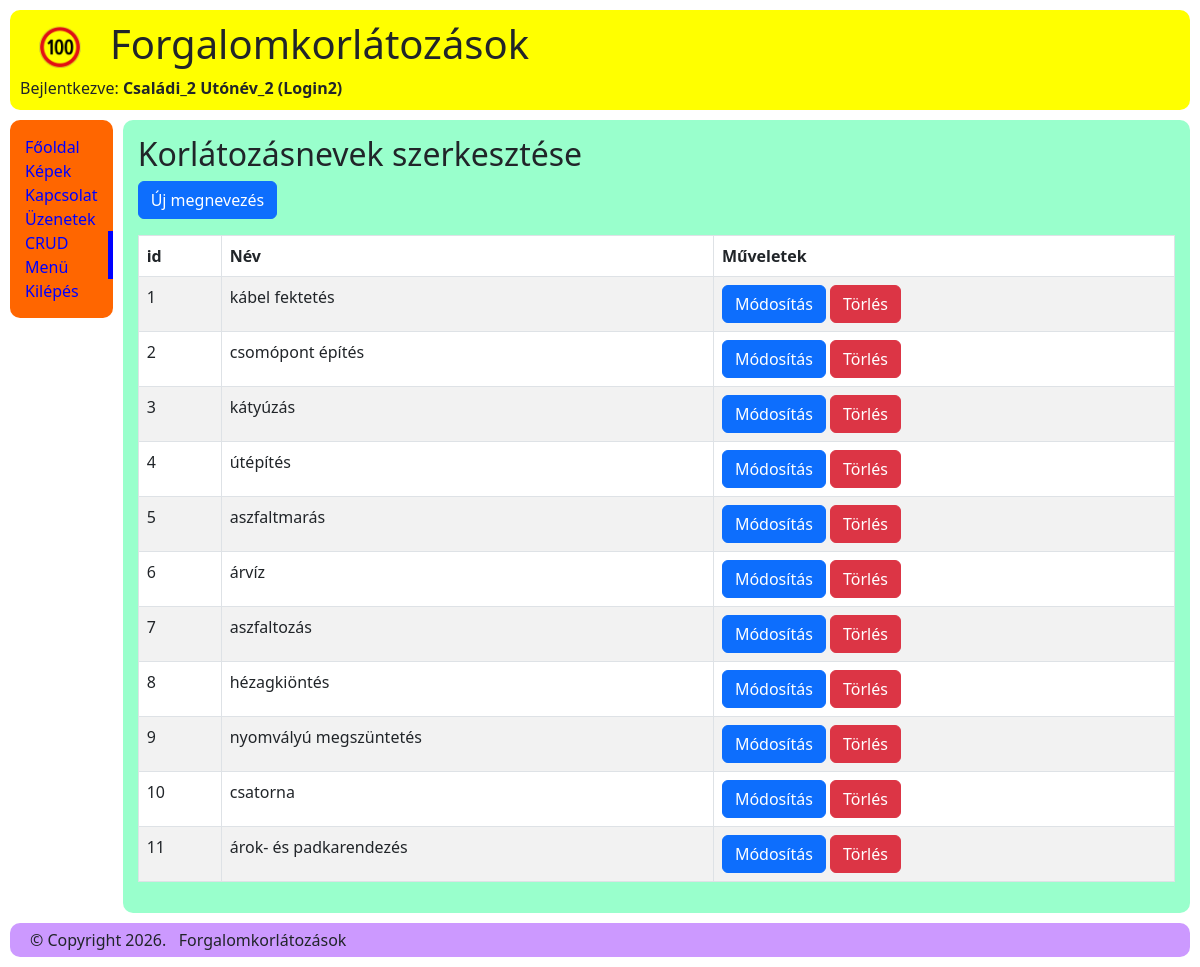
Screenshot of /crud_main (signed in) with the database file from the repository.
### tables this page shows
CREATE TABLE megnevezes (
                            id INT AUTO_INCREMENT PRIMARY KEY,
                            nev VARCHAR(50) NOT NULL
);

### index.php (called while the page is built, shortened)
<?php
	include('./templates/index.tpl.php');
?>

### logicals/crud_main.php (called while the page is built)
<?php
include_once __DIR__ . '/../includes/db_connect.php';
$stmt = $connect->prepare('SELECT * FROM megnevezes Order by id');
$stmt->execute();
$lista = $stmt->fetchAll(PDO::FETCH_ASSOC);
?>

### templates/pages/crud_main.tpl.php (the view, shortened to what this page needs)
<h2>Korlátozásnevek szerkesztése</h2>
<a href="uj_megnevezes" class="btn btn-primary mb-3">Új megnevezés</a>
<table class="table table-bordered table-striped table-hover bg-white">
    <thead>
    <tr>
        <th>id</th>
        <th>Név</th>
        <th>Műveletek</th>
    </tr>
    </thead>
    <tbody>
    <?php foreach($lista as $data): ?>
        <tr>
            <td><?php echo $data['id']; ?></td>
            <td><?php echo $data['nev']; ?></td>
            <td>
                <form action="./edit" method="POST" class="d-inline">
                    <button type="submit" class="btn btn-primary">Módosítás</button>
                </form>
                <form action="./delete" method="POST" class="d-inline">
                    <button type="submit" class="btn btn-danger">Törlés</button>
                </form>
            </td>
        </tr>
    <?php endforeach; ?>
    </tbody>
</table>

### rows the page displays
megnevezes: id "1", nev "kábel fektetés"
megnevezes: id "2", nev "csomópont építés"
megnevezes: id "3", nev "kátyúzás"
megnevezes: id "4", nev "útépítés"
megnevezes: id "5", nev "aszfaltmarás"
megnevezes: id "6", nev "árvíz"
megnevezes: id "7", nev "aszfaltozás"
megnevezes: id "8", nev "hézagkiöntés"
megnevezes: id "9", nev "nyomvályú megszüntetés"
megnevezes: id "10", nev "csatorna"
megnevezes: id "11", nev "árok- és padkarendezés"

### other values shown
$fejlec['cim'] "Forgalomkorlátozások"
$_SESSION['csn'] "Családi_2"
$_SESSION['un'] "Utónév_2"
$_SESSION['login'] "Login2"
$oldal['szoveg'] "Főoldal"
$oldal['szoveg'] "Képek"
$oldal['szoveg'] "Kapcsolat"
$oldal['szoveg'] "Üzenetek"
$oldal['szoveg'] "CRUD Menü"
$oldal['szoveg'] "Kilépés"
$lablec['copyright'] "Copyright 2026."
$lablec['ceg'] "Forgalomkorlátozások"
